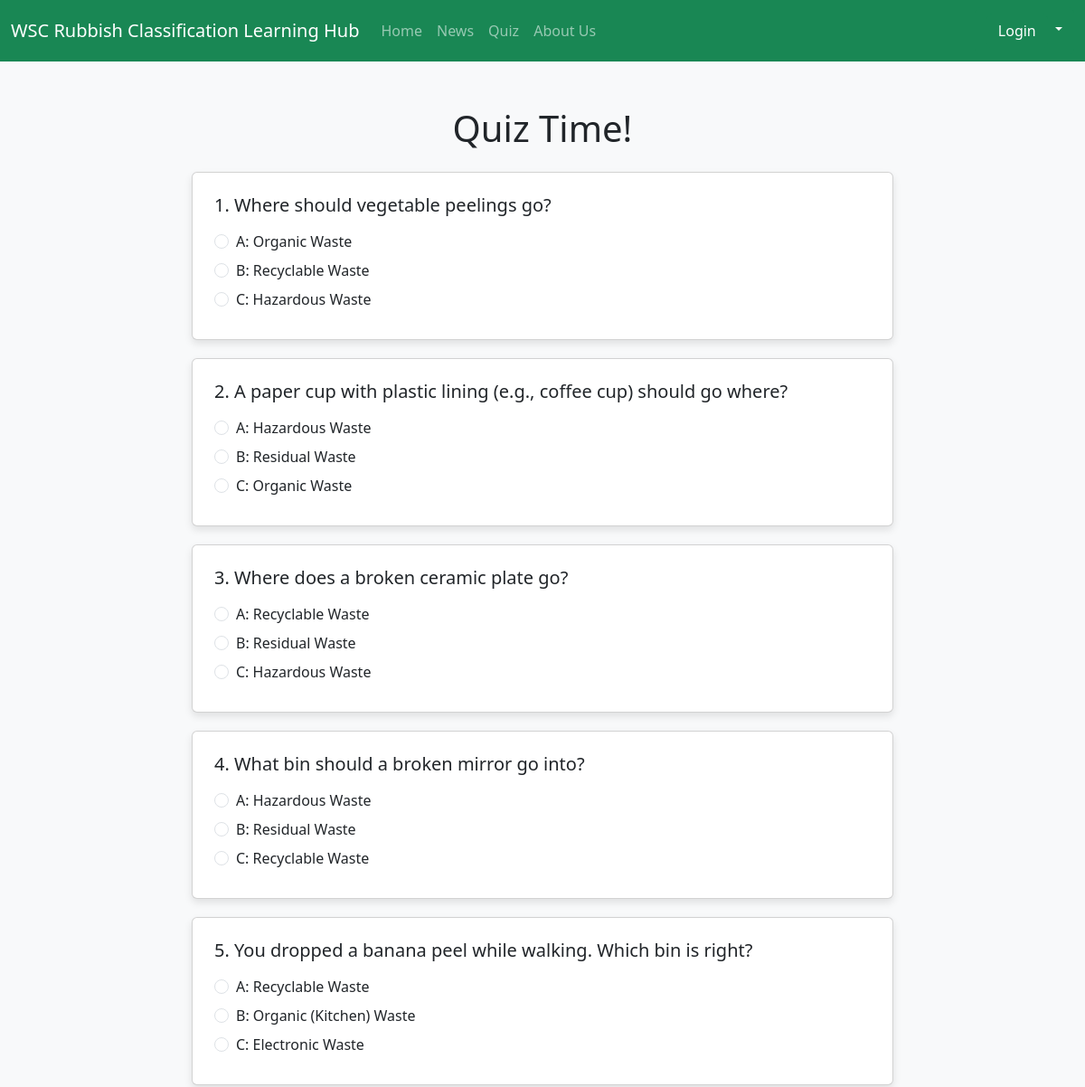
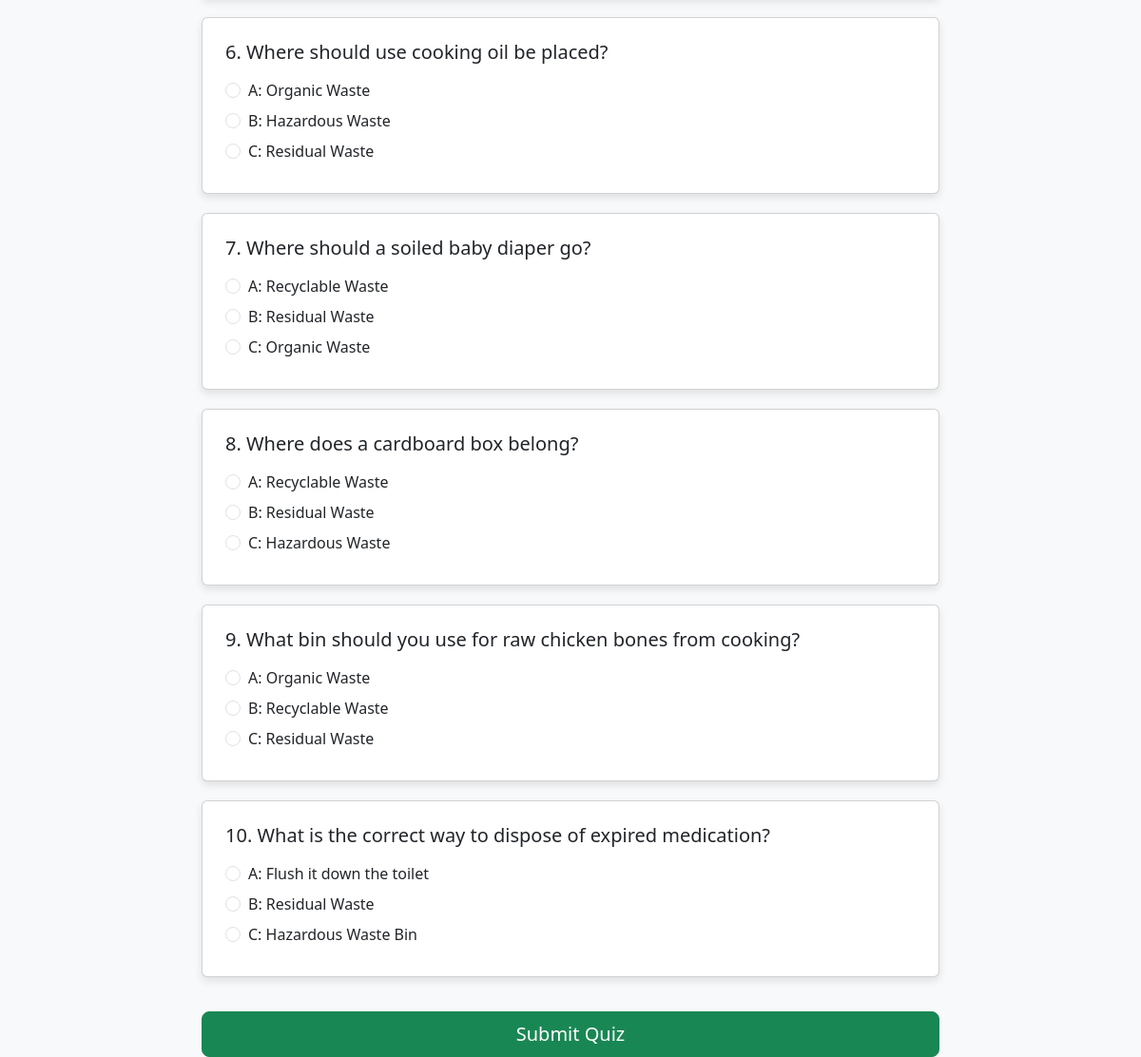
Page /quiz (signed in) on the committed database (2 pictures, top to bottom).
### app.py (models this page shows)
class Quiz(db.Model):
    id = db.Column(db.Integer, primary_key = True)
    question = db.Column(db.Text)
    option_A = db.Column(db.Text)
    option_B = db.Column(db.Text)
    option_C = db.Column(db.Text)
    answer = db.Column(db.Text)

### app.py (the view)
@app.route("/quiz", methods=['GET', 'POST'])
@login_required
def quiz():
    QUIZ_SIZE = 10
    if request.method == 'POST':
        score = 0
        user_answers = {}
        correct_answers = {}
        question_ids = list(request.form.keys())
        questions = Quiz.query.filter(Quiz.id.in_(question_ids)).all()
        for q in questions:
            user_choice = request.form.get(str(q.id))
            user_answers[q.id] = user_choice
            correct_answers[q.id] = q.answer
            if user_choice == q.answer:
                score += 1
        flash(f"You scored {score}/{len(questions)}!", "info")
        return render_template('quiz.html', questions=questions, user_answers=user_answers, correct_answers=correct_answers, show_results=True)
    else:
        all_questions = Quiz.query.all()
        if len(all_questions) < QUIZ_SIZE:
            flash(f"There are not enough questions in the database to create a {QUIZ_SIZE}-question quiz.", "danger")
            return redirect(url_for('homepage'))
        questions = random.sample(all_questions, QUIZ_SIZE)
        return render_template('quiz.html', questions=questions, show_results=False)

### app.py (called while the page is built)
@login_manager .user_loader
def load_user(user_id):
    return User.query.get(user_id)

    @property
    def is_authenticated(self):
        return True

### templates/quiz.html (shortened to what this page needs)
<!DOCTYPE html>
<html lang="en">
<head>
    <link href="https://cdn.jsdelivr.net/npm/bootstrap@5.3.7/dist/css/bootstrap.min.css" rel="stylesheet">
</head>
<body>
    <nav class="navbar navbar-expand-lg bg-success mb-3" data-bs-theme="dark">
    <div class="container-fluid">
      <a class="navbar-brand" href="#">WSC Rubbish Classification Learning Hub</a>
        <ul class="navbar-nav me-auto mb-2 mb-lg-0">
          <li class="nav-item">
            <a class="nav-link" href="/">Home</a>
          </li>
          <li class="nav-item">
            <a class="nav-link" href="/news">News</a>
          </li>
          <li class="nav-item">
            <a class="nav-link" href="/quiz">Quiz</a>
          </li>
          <li class="nav-item">
            <a class="nav-link" href="#">About Us</a>
          </li>
        </ul>
        <div class="dropdown">
  <button class="btn btn-success dropdown-toggle" type="button" data-bs-toggle="dropdown" aria-expanded="false">
    <a class="btn btn-success">Login</a></li>
  </button>
</div>
    </div>
  </nav>
    <div class="container">
        <h1 class="text-center mb-4">Quiz Time!</h1>
        <form method="POST">
            {% for question in questions %}
            <div class="card p-4">
                <p class="h5 mb-3">{{ loop.index }}. {{ question.question }}</p>
                <div class="form-check mb-2">
                    <input class="form-check-input" type="radio" name="{{ question.id }}" value="A" id="q{{ question.id }}_a"  >
                    <label class="form-check-label " for="q{{ question.id }}_a">
                        A: {{ question.option_A }}
                    </label>
                </div>
                <div class="form-check mb-2">
                    <input class="form-check-input" type="radio" name="{{ question.id }}" value="B" id="q{{ question.id }}_b"  >
                    <label class="form-check-label " for="q{{ question.id }}_b">
                        B: {{ question.option_B }}
                    </label>
                </div>
                <div class="form-check mb-2">
                    <input class="form-check-input" type="radio" name="{{ question.id }}" value="C" id="q{{ question.id }}_c"  >
                    <label class="form-check-label " for="q{{ question.id }}_c">
                        C: {{ question.option_C }}
                    </label>
                </div>
            </div>
            {% endfor %}
            <div class="d-grid gap-2">
            {% if not show_results %}
                <button type="submit" class="btn btn-success btn-lg mt-3">Submit Quiz</button>
            {% else %}
                <a href="{{ url_for('homepage') }}" class="btn btn-secondary btn-lg mt-3">Back to Home</a>
            {% endif %}
            </div>
        </form>
    </div>
</body>
</html>

### templates/quiz.html (style rules this page uses)
body { background-color: #f8f9fa; }
.container { max-width: 800px; margin-top: 50px; }
.card { margin-bottom: 20px; box-shadow: 0 4px 8px rgba(0,0,0,0.1); }

### rows in the picture
Quiz: question "Where should vegetable peelings go?", option_A "Organic Waste", option_B "Recyclable Waste", option_C "Hazardous Waste"
Quiz: question "A paper cup with plastic lining (e.g., coffee cup) should go where?", option_A "Hazardous Waste", option_B "Residual Waste", option_C "Organic Waste"
Quiz: question "Where does a broken ceramic plate go?", option_A "Recyclable Waste", option_B "Residual Waste", option_C "Hazardous Waste"
Quiz: question "What bin should a broken mirror go into?", option_A "Hazardous Waste", option_B "Residual Waste", option_C "Recyclable Waste"
Quiz: question "You dropped a banana peel while walking. Which bin is right?", option_A "Recyclable Waste", option_B "Organic (Kitchen) Waste", option_C "Electronic Waste"
Quiz: question "Where should use cooking oil be placed?", option_A "Organic Waste", option_B "Hazardous Waste", option_C "Residual Waste"
Quiz: question "Where should a soiled baby diaper go?", option_A "Recyclable Waste", option_B "Residual Waste", option_C "Organic Waste"
Quiz: question "Where does a cardboard box belong?", option_A "Recyclable Waste", option_B "Residual Waste", option_C "Hazardous Waste"
Quiz: question "What bin should you use for raw chicken bones from cooking?", option_A "Organic Waste", option_B "Recyclable Waste", option_C "Residual Waste"
Quiz: question "What is the correct way to dispose of expired medication?", option_A "Flush it down the toilet", option_B "Residual Waste", option_C "Hazardous Waste Bin"
